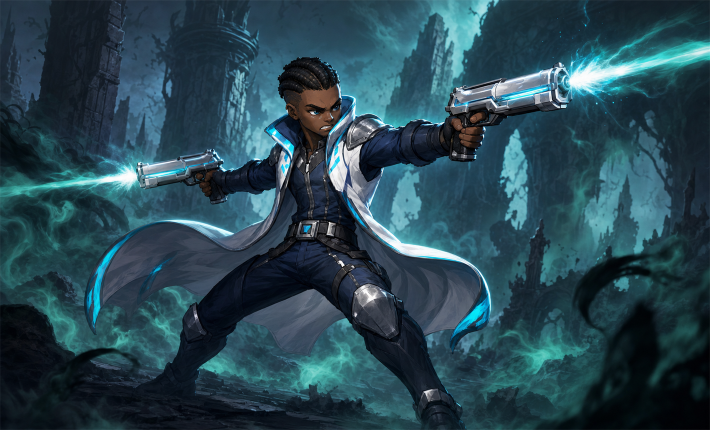
#> input picture mods/lol_mod/BanPickIllust/archer.png, 1420 x 860 px (shown at 1/2 size)
$ python -i pack_quality_items.py   (imports and definitions only)
#> lines starting #> are read from the running program, lines starting #| are printed output that depends on the picture; after the words box and inside, x2 and y2 are one past the last pixel; in counts of white or black regions, pixels touching at a corner belong together
#> further down, picture is the input picture: PIL image 1420x860 RGBA; mean R, G, B, A 40.8, 70.7, 82.3, 254.9
#!/usr/bin/env python3
"""Rebuild the 30 League-style item icons and localization deterministically.

The recorded QA file is the authoritative native-id/slot/text/locale mapping.
This packer deliberately preserves the native 570x19 atlas layout, the original
sprite-data key order, and the historical edge-RGB composition used to produce
the accepted runtime atlas.  It does not modify item_setting, stats, or the
native upgrade graph.
"""

from __future__ import annotations

import argparse
import hashlib
import io
import json
from pathlib import Path
from typing import Any

from PIL import Image, ImageChops, ImageFilter


MOD_ROOT = Path(__file__).resolve().parents[1]
QA_PATH = MOD_ROOT / "qa" / "quality_items_runtime_pack.json"
ATLAS_PATH = MOD_ROOT / "aseprite_resources" / "ingame" / "item_icons_18x18#sheet.png"
SPRITE_DATA_PATH = (
    MOD_ROOT / "aseprite_resources" / "ingame" / "item_icons_18x18#data.sprite_sheet"
)
ITEM_TEXT_PATH = MOD_ROOT / "text" / "item.i18n"

ATLAS_SIZE = (570, 19)
CELL_SIZE = (18, 18)
CELL_STRIDE = 19
FIT_SIZE = (14, 14)
ALPHA_THRESHOLD = 24
OUTLINE_RGBA = (10, 12, 18, 255)
LOCALES = ("en", "ko", "zh-hans", "zh-hant")

# The base sprite sheet is a HashMap serialization rather than slot order.  Its
# key order is retained so the generated sprite_data is byte-identical as well
# as semantically identical to the accepted/native contract.
NATIVE_RECT_KEY_ORDER = (
    "t2_0",
    "t2_4",
    "t4_2",
    "t5_5",
    "t5_1",
    "t5_0",
    "t3_1",
    "t3_5",
    "t4_0",
    "t3_3",
    "t5_3",
    "t1_1",
    "t1_5",
    "t4_3",
    "t1_0",
    "t5_2",
    "t3_4",
    "t5_4",
    "t3_0",
    "t4_1",
    "t2_2",
    "t2_5",
    "t3_2",
    "t2_1",
    "t1_3",
    "t2_3",
    "t4_4",
    "t1_2",
    "t1_4",
    "t4_5",
)


def sha256_bytes(data: bytes) -> str:
    return hashlib.sha256(data).hexdigest()


def sha256_file(path: Path) -> str:
    return sha256_bytes(path.read_bytes())


# [40 lines left out: functions resolve_recorded_path, load_mapping, not called in this run]


def clear_hidden_rgb(image: Image.Image) -> Image.Image:
    raw = bytearray(image.convert("RGBA").tobytes())
    for offset in range(0, len(raw), 4):
        if raw[offset + 3] == 0:
            raw[offset : offset + 3] = b"\x00\x00\x00"
    return Image.frombytes("RGBA", image.size, bytes(raw))


def fit_source(source: Image.Image) -> Image.Image:
    rgba = source.convert("RGBA")
    bbox = rgba.getchannel("A").getbbox()
#> bbox = (0, 0, 1420, 860)
    if bbox is None:
        raise ValueError("processed item source has no visible alpha pixels")
    fitted = rgba.crop(bbox)
    fitted.thumbnail(FIT_SIZE, Image.Resampling.LANCZOS)
    if fitted.width < 1 or fitted.height < 1:
        raise ValueError("processed item source collapsed during 14x14 fit")
    return fitted


def pack_cell(source: Image.Image) -> Image.Image:
    fitted = fit_source(source)
    fitted_alpha = fitted.getchannel("A")

    # Preserve the accepted atlas's historical edge-RGB contract.  The first
    # alpha-masked paste premultiplies fitted RGB while the original soft alpha
    # is restored.  A second masked paste below places that prepared body over
    # the outline.  This sequence is intentional: simplifying it to one normal
    # alpha_composite changes every accepted per-cell pixel hash.
    prepared = Image.new("RGBA", fitted.size, (0, 0, 0, 0))
    prepared.paste(fitted, (0, 0), fitted_alpha)
    prepared.putalpha(fitted_alpha)

    position = (
        (CELL_SIZE[0] - fitted.width) // 2,
        (CELL_SIZE[1] - fitted.height) // 2,
    )
#> position = (2, 4)
    body_alpha = Image.new("L", CELL_SIZE, 0)
#> body_alpha: PIL image 18x18 L; every value is 0
    body_alpha.paste(fitted_alpha, position)
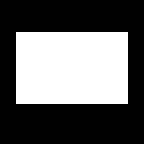
#> body_alpha: PIL image 18x18 L (shown 8 times larger); 38.9% white; 1 white region, box (x1, y1, x2, y2) and area: (2, 4, 16, 13) 126
    threshold_alpha = body_alpha.point(
        lambda value: 255 if value >= ALPHA_THRESHOLD else 0
    )
    expanded_alpha = threshold_alpha.filter(ImageFilter.MaxFilter(3))
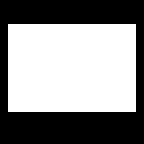
#> expanded_alpha: PIL image 18x18 L (shown 8 times larger); 54.3% white; 1 black region, box (x1, y1, x2, y2) and area: (0, 0, 18, 18) 148
    outline_alpha = ImageChops.subtract(expanded_alpha, threshold_alpha)
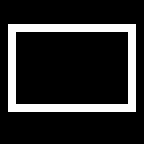
#> outline_alpha: PIL image 18x18 L (shown 8 times larger); 15.4% white in thin lines or dots, all inside (x1, y1, x2, y2) = (1, 3, 17, 14)

    cell = Image.new("RGBA", CELL_SIZE, (0, 0, 0, 0))
#> cell: PIL image 18x18 RGBA; every value is 0
    outline = Image.new("RGBA", CELL_SIZE, OUTLINE_RGBA)
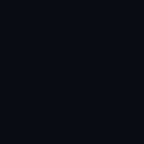
#> outline: PIL image 18x18 RGBA (shown 8 times larger); mean R, G, B, A 10, 12, 18, 255
    cell.paste(outline, (0, 0), outline_alpha)
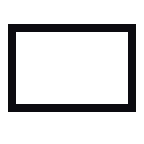
#> cell: PIL image 18x18 RGBA (shown 8 times larger); mean R, G, B, A 1.5, 1.9, 2.8, 39.4; transparent parts drawn white
    cell.paste(prepared, position, fitted_alpha)
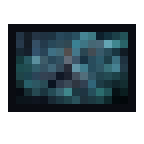
#> cell: PIL image 18x18 RGBA (shown 8 times larger); mean R, G, B, A 17.4, 29.5, 34.9, 138.5; transparent parts drawn white
    cell.putalpha(ImageChops.lighter(outline_alpha, body_alpha))
    return clear_hidden_rgb(cell)
#> the loop in clear_hidden_rgb, `for offset in range(0, len(raw), 4):` made 324 passes
#> offset on passes 2 to 4: 4, 8, 12


# [228 lines left out: functions build_atlas, png_bytes, build_sprite_data, build_item_text, border_alpha_max, exact_outline_count and 3 more, not called in this run]


# [2 lines not run here, left out]

>>> from PIL import Image
>>> picture = Image.open('../BanPickIllust/archer.png')
>>> result = pack_cell(picture)

$ run again, on mods/lol_mod/BanPickIllust/berserker.png
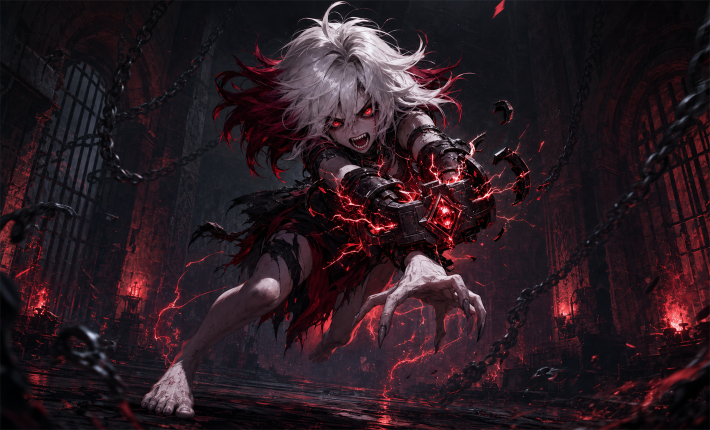
#> input picture mods/lol_mod/BanPickIllust/berserker.png, 1420 x 860 px (shown at 1/2 size)
#> picture is the input picture: PIL image 1420x860 RGBA; mean R, G, B, A 41.9, 27, 33.6, 254.9
#> bbox = (0, 0, 1420, 860)
#> expanded_alpha: PIL image 18x18 L; 54.3% white; 1 black region, box (x1, y1, x2, y2) and area: (0, 0, 18, 18) 148
#> outline_alpha: PIL image 18x18 L; 15.4% white in thin lines or dots, all inside (x1, y1, x2, y2) = (1, 3, 17, 14)
#> in pack_cell, `cell.paste(prepared, position, fitted_alpha)`:
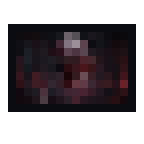
#> cell: PIL image 18x18 RGBA (shown 8 times larger); mean R, G, B, A 18, 12.5, 16, 138.5; transparent parts drawn white
#> the loop in clear_hidden_rgb, `for offset in range(0, len(raw), 4):` made 324 passes
#> offset on passes 2 to 4: 4, 8, 12

$ run again, on mods/lol_mod/BanPickIllust/boomerang_hunter.png
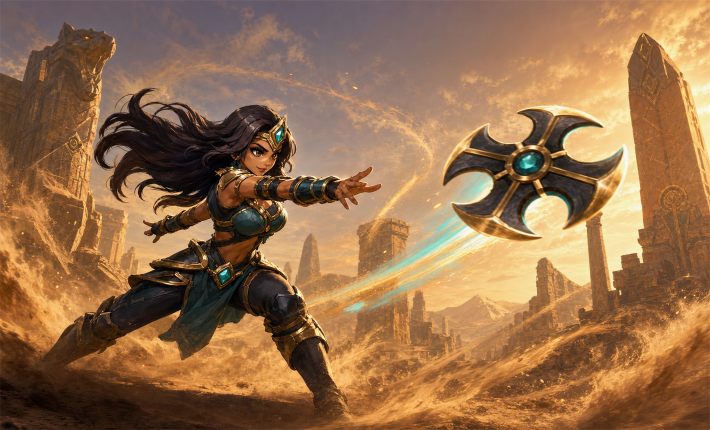
#> input picture mods/lol_mod/BanPickIllust/boomerang_hunter.png, 1420 x 860 px (shown at 1/2 size)
#> picture is the input picture: PIL image 1420x860 RGBA; mean R, G, B, A 149.6, 110.7, 76.1, 254.9
#> bbox = (0, 0, 1420, 860)
#> expanded_alpha: PIL image 18x18 L; 54.3% white; 1 black region, box (x1, y1, x2, y2) and area: (0, 0, 18, 18) 148
#> outline_alpha: PIL image 18x18 L; 15.4% white in thin lines or dots, all inside (x1, y1, x2, y2) = (1, 3, 17, 14)
#> in pack_cell, `cell.paste(prepared, position, fitted_alpha)`:
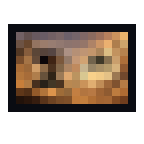
#> cell: PIL image 18x18 RGBA (shown 8 times larger); mean R, G, B, A 59.8, 44.9, 32.3, 138.5; transparent parts drawn white
#> the loop in clear_hidden_rgb, `for offset in range(0, len(raw), 4):` made 324 passes
#> offset on passes 2 to 4: 4, 8, 12

$ run again, on mods/lol_mod/BanPickIllust/lol_shen.png
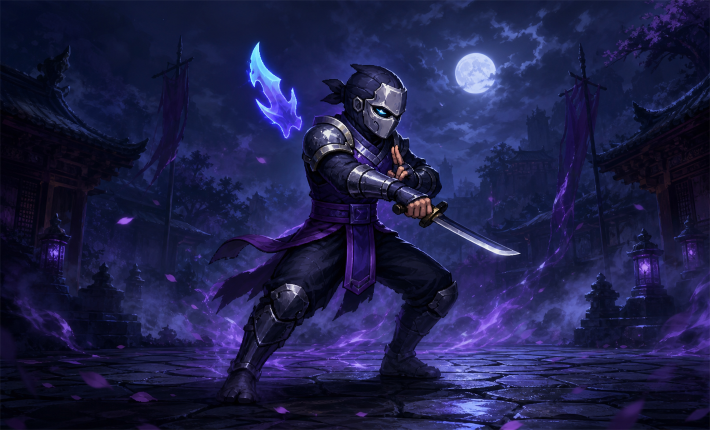
#> input picture mods/lol_mod/BanPickIllust/lol_shen.png, 1420 x 860 px (shown at 1/2 size)
#> picture is the input picture: PIL image 1420x860 RGBA; mean R, G, B, A 30.1, 31.5, 73.3, 254.9
#> bbox = (0, 0, 1420, 860)
#> expanded_alpha: PIL image 18x18 L; 54.3% white; 1 black region, box (x1, y1, x2, y2) and area: (0, 0, 18, 18) 148
#> outline_alpha: PIL image 18x18 L; 15.4% white in thin lines or dots, all inside (x1, y1, x2, y2) = (1, 3, 17, 14)
#> in pack_cell, `cell.paste(prepared, position, fitted_alpha)`:
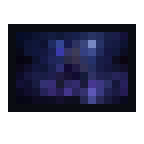
#> cell: PIL image 18x18 RGBA (shown 8 times larger); mean R, G, B, A 13.2, 14.1, 31.3, 138.5; transparent parts drawn white
#> the loop in clear_hidden_rgb, `for offset in range(0, len(raw), 4):` made 324 passes
#> offset on passes 2 to 4: 4, 8, 12
